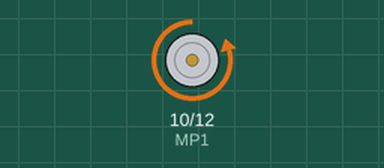
This sketch was run on a simulated Arduino Uno, built with avr-gcc and run on an emulated ATmega328P. Parts: motor-driver pin pairs drawn as motors (green arrow = first pin HIGH = forward, orange = second pin HIGH = backward, longer = more drive, scaled by the enable pin).

Above: at 1.0 s.
At 3.0 s:
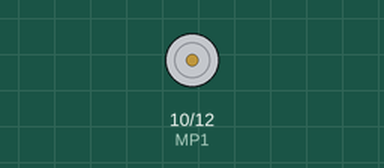
Timing chart, 0 to 5.2 s (numbered marks = the images above):
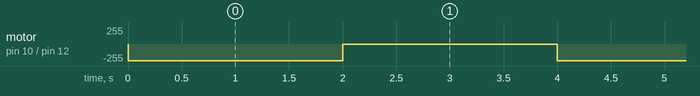

Measured:
- by itself, motor on pin 10 (MP1) / pin 12 (MP2): alternates backward 250/255 for 2.0 s and stopped for 2.0 s

The sketch:

motorpwm.ino
```cpp
int in1 = 10; //Declaring the pins where in1 in2 from the driver are wired
int in2 = 12; //here they are wired with D9 and D8 from Arduino
int ConA = 11; //And we add the pin to control the speed after we remove its jumper
               //Make sure it's connected to a pin that can deliver a PWM signal

void setup() {
  pinMode(in1, OUTPUT); //Declaring the pin modes, obviously they're outputs
  pinMode(in2, OUTPUT);
  pinMode(ConA, OUTPUT);
}

void loop() {
  TurnMotorA();  //Sequence: turning on low speed, stop, turning again in high speed and stop
  delay(2000);

  TurnOFFA();
  delay(2000);
}


void TurnMotorA(){
  digitalWrite(in1, LOW);
  digitalWrite(in2, HIGH);
  analogWrite(ConA,250);
}

void TurnOFFA(){
  digitalWrite(in1, LOW);
  digitalWrite(in2, LOW);
  analogWrite(ConA,0);
}
```

motorpwm.cpp
```cpp
#include "motorpwm.h"           // local library hence the "quotes"


//DEFINE VARIABLES CALLED INTO FUNCTIONS, PROTOTYPES, AND CLASSES////////////////////////////////////////////////////
#define MP1 10
#define MP2 12
#define MPEN 11
int pwm=30;
// pinMode(MP1, OUTPUT); //Declaring the pin modes, obviously they're outputs
// pinMode(MP2, OUTPUT);
// pinMode(MPEN, OUTPUT);

//DEFINE YOUR CLASSES


//PUT YOUR FUNCTION DEFINITIONS HERE/////////////////////////////////////////////////////////////////////////////////
void runMotorUp(){

  pinMode(MP1, OUTPUT); //Declaring the pin modes, obviously they're outputs
  pinMode(MP2, OUTPUT);
  pinMode(MPEN, OUTPUT);
  digitalWrite(MP1, LOW);
  digitalWrite(MP2, HIGH);
  analogWrite(MPEN,pwm);
}

void TurnOFFA(){
  pinMode(MP1, OUTPUT); //Declaring the pin modes, obviously they're outputs
  pinMode(MP2, OUTPUT);
  pinMode(MPEN, OUTPUT);
  digitalWrite(MP1, LOW);
  digitalWrite(MP2, LOW);
  analogWrite(MPEN,0);
}
```

motorpwm.h
```cpp
#ifndef motorpwm_h
#define motorpwm_h

// any libraries your library relies on to work
#include <Arduino.h>

//function prototypes go here
void runMotorUp();
void TurnOFFA();

#endif
```
